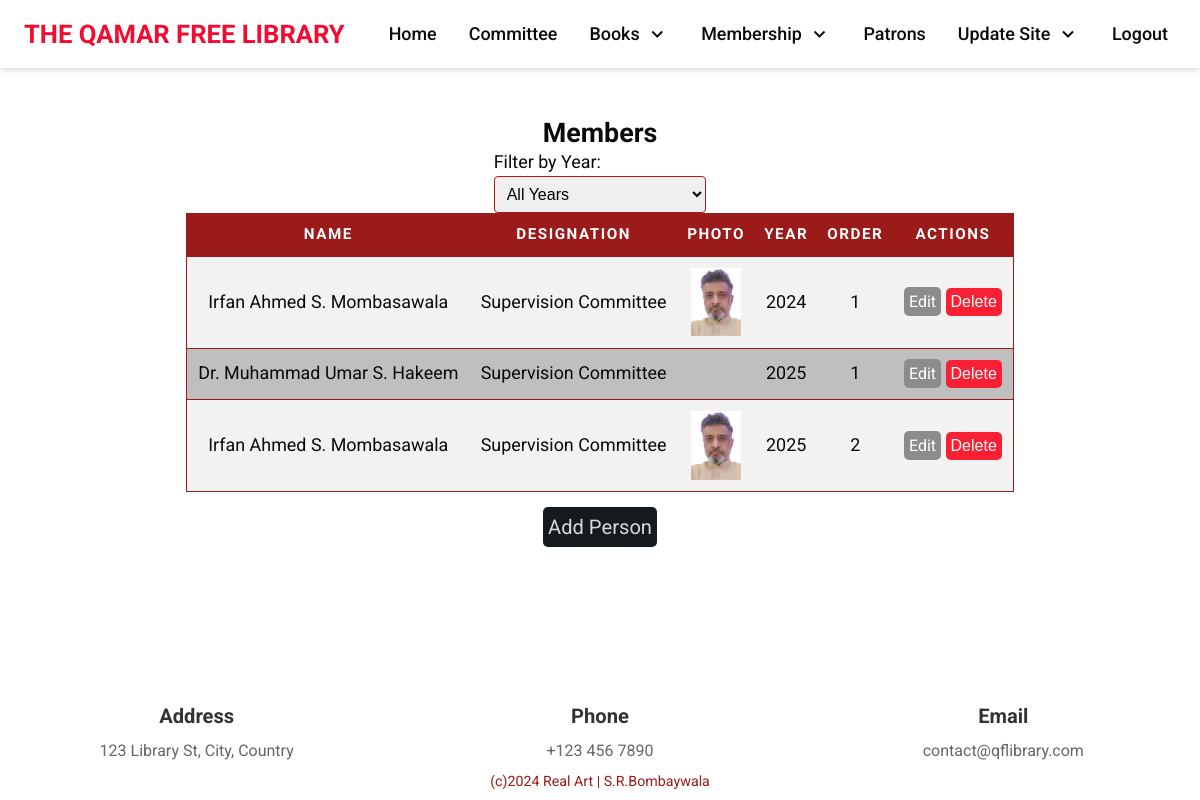
/committeemember-board/ (signed in), run on the app's committed database.
### qflapp/models.py (models this page shows, shortened)
class CommitteeMember(models.Model):
    DESIGNATION_CHOICES = [
        ('Supervision Committee', 'Supervision Committee'),
        ('Chairman', 'Chairman'),
        ('Vice-Chairman', 'Vice-Chairman'),
        ('Secretary', 'Secretary'),
        ('Joint-Secretary', 'Joint-Secretary'),
        ('Treasurer', 'Treasurer'),
        ('Member', 'Member'),
    ]
    person = models.ForeignKey(Person, on_delete=models.CASCADE, related_name='committee_memberships')
    year = models.CharField(max_length=4)
    designation = models.CharField(max_length=100, choices=DESIGNATION_CHOICES)
    order = models.PositiveIntegerField()  # This defines the display order for that year
    class Meta:
        ordering = ['order']

class Person(models.Model):
    name = models.CharField(max_length=255)
    photo = models.ImageField(upload_to='media/')  # Assuming media handling is configured

### qflapp/views.py (the view)
# urls.py: path('committeemember-board/', views.committeemember_board, name='committeemember-board'),
@login_required
def committeemember_board(request):
    year = request.GET.get('year', None)  # Get the selected year from query params
    if year:
        committeemembers = CommitteeMember.objects.filter(year=year)
    else:
        committeemembers = CommitteeMember.objects.all()
    years = set(CommitteeMember.objects.values_list('year', flat=True))  # Use set to ensure uniqueness
    return render(request, 'qflapp/committeemember_board.html', {
        'committeemembers': committeemembers,
        'years': sorted(years),
        'selected_year': year,  # To keep track of the selected year
    })

### qflapp/templates/qflapp/committeemember_board.html (shortened to what this page needs)
{% extends 'qflapp/base.html' %}
{% load static %}
{% block content %}
<div class="notice-board-wrapper">
    <h2>Members</h2>
    <form method="GET" action="">
        <label for="year_filter">Filter by Year:</label>
        <select name="year" id="year_filter" class="form-control" onchange="this.form.submit()">
            <option value="">All Years</option>
        </select>
    </form>
    <table>
        <thead>
        <tr>
            <th scope="col">Name</th>
            <th scope="col">Designation</th>
            <th scope="col">Photo</th>
            <th scope="col">Year</th>
            <th scope="col">Order</th>
            <th scope="col">Actions</th>
        </tr>
        </thead>
        <tbody>
        {% for committeemember in committeemembers %}
        <tr>
            <td data-label="Name">{{ committeemember.person.name }}</td>
            <td data-label="Designation">{{ committeemember.designation }}</td>
            <td data-label="Photo"><img src="{{ committeemember.person.photo.url }}" alt="{{ person.name }}" style="width:50px; height:auto;"></td>
            <td data-label="Year">{{ committeemember.year }}</td>
            <td data-label="Order">{{ committeemember.order }}</td>
            <td data-label="Actions">
                <a class="edit-btn" href="{% url 'edit-committeemember' committeemember.id %}">Edit</a>
                <form action="{% url 'delete-committeemember' committeemember.id %}" method="POST" style="display:inline;" onsubmit="return confirm('Are you sure you want to delete this committeemember?');">
                    <button class="del-btn" type="submit">Delete</button>
                </form>
            </td>
        </tr>
        {% endfor %}
        </tbody>
    </table>
    <a class="add-notice" href="{% url 'add-committeemember' %}">Add Person</a>
</div>
{% endblock %}

### qflapp/templates/qflapp/base.html (shortened to what this page needs)
{% load static %}
<!DOCTYPE html>
<html lang="en">
<head>
    <link rel="stylesheet" href="{% static 'qflapp/css/styles.css' %}">
    <link rel="stylesheet" href="https://unpkg.com/boxicons@2.1.4/css/boxicons.min.css">
</head>
<body>
    <header class="header" id="header">
        <nav class="navbar container">
          <div class="navbar-inner">
            <a href="#" class="brand">The Qamar Free Library</a>
          </div>
          <div class="navbar-block" id="menu">
            <ul class="menu">
              <li class="menu-item"><a href="{% url 'index' %}" class="menu-link">Home</a></li>
              <li class="menu-item"><a href="{% url 'committeemember-page' %}" class="menu-link">Committee</a></li>
              <li class="menu-item dropdown">
                    <span class="dropdown-toggle menu-link">
                    Books <i class="bx bx-chevron-down"></i>
                    </span>
              </li>
              <li class="menu-item dropdown">
                    <span class="dropdown-toggle menu-link">
                    Membership <i class="bx bx-chevron-down"></i>
                    </span>
              </li>
              <li class="menu-item"><a href="{% url 'patron-page' %}" class="menu-link">Patrons</a></li>
              {% if user.is_authenticated %}
                <li class="menu-item dropdown">
                  <span class="dropdown-toggle menu-link">
                  Update Site <i class="bx bx-chevron-down"></i>
                  </span>
                </li>
                <li class="menu-item"><a href="{% url 'logout' %}" class="menu-link">Logout</a></li>
              {% else %}
                <li class="menu-item"><a href="#footer" class="menu-link">Contact Us</a></li>
              {% endif %}
            </ul>
          </div>
        </nav>
      </header>
      <main>
        {% block content %}
        {% endblock %}
      </main>
      <footer id="footer">
        <div class="footer-section">
          <div class="footer-column">
              <h3>Address</h3>
              <p>123 Library St, City, Country</p>
          </div>
          <div class="footer-column">
              <h3>Phone</h3>
              <p>+123 456 7890</p>
          </div>
          <div class="footer-column">
              <h3>Email</h3>
              <p>contact@qflibrary.com</p>
          </div>
        </div>
        <div class="info" style="display: flex;
                                justify-content: center;
                                color: var(--color-blue-600);
                                font-size: var(--text-tiny);">
            <p>(c)2024 Real Art | <a href="{% url 'login' %}"> S.R.Bombaywala </a></p>
        </div>
      </footer>
</body>
</html>

### data on the page
CommitteeMember: person.name "Irfan Ahmed S. Mombasawala", designation "Supervision Committee", person.photo (picture), year "2024", order "1"
CommitteeMember: person.name "Dr. Muhammad Umar S. Hakeem", designation "Supervision Committee", year "2025", order "1"
CommitteeMember: person.name "Irfan Ahmed S. Mombasawala", designation "Supervision Committee", person.photo (picture), year "2025", order "2"
